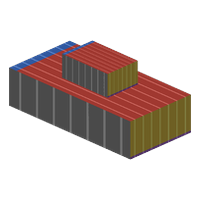
#> input picture tools/selftest_obj2polymesh/预览_正确深度.png, 200 x 200 px
$ python icon_check.py 'selftest_obj2polymesh/预览_正确深度.png'
#> lines starting #> are read from the running program, lines starting #| are printed output that depends on the picture
#!/usr/bin/env python3
"""校验 Blockbench 渲染图: 内容边界 / 是否贴边裁切 / 内容占比。"""
import sys
from PIL import Image
import numpy as np


def check(src):
#> called with src = 'selftest_obj2polymesh/预览_正确深度.png'
    im = Image.open(src).convert("RGBA")
#> im is the input picture: PIL image 200x200 RGBA; mean R, G, B, A 40.1, 27.1, 23, 88.7
    w, h = im.size
#> w = 200; h = 200
    a = np.array(im)[:, :, 3]
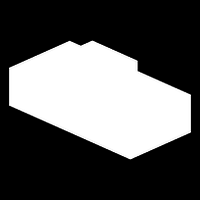
#> a: shape (200, 200); min 0, max 255, mean 88.7
    ys, xs = np.where(a > 8)
#> ys = 14173 values from 40 to 159; xs = 14173 values, max 190 at index 6420, min 9 at index 2136, mean 99.94
    if len(xs) == 0:
        return f"[EMPTY] {src}"
    x0, y0, x1, y1 = int(xs.min()), int(ys.min()), int(xs.max()), int(ys.max())
#> x0 = 9; y0 = 40; x1 = 190; y1 = 159
    cw, ch = x1 - x0 + 1, y1 - y0 + 1
#> cw = 182; ch = 120
    touch = []
    if x0 == 0: touch.append("L")
    if y0 == 0: touch.append("T")
    if x1 == w - 1: touch.append("R")
    if y1 == h - 1: touch.append("B")
    return (f"{src}\n  画布 {w}x{h}  内容 {cw}x{ch}  框 ({x0},{y0})-({x1},{y1})\n"
            f"  占画布 max {100*max(cw,ch)/w:.0f}%  贴边 [{','.join(touch) or 'none'}]")


if __name__ == "__main__":
    for p in sys.argv[1:]:
        print(check(p))
